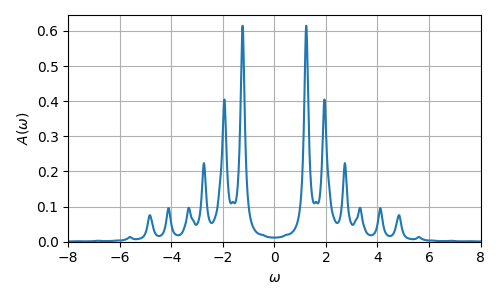

Reproduce this figure in Python.
# coding: utf-8
#
# This code is part of exactdiag.
#
# Copyright (c) 2022, Dylan Jones

import numpy as np
import matplotlib.pyplot as plt
import exactdiag as ed


def main():
    model = ed.models.HubbardModel.chain(num_sites=7, inter=4.0, beta=10.0).hf()

    z = np.linspace(-8, +8, 1001) + 1e-1j
    gf = ed.gf_lehmann(model, z, i=3, sigma=ed.UP)[0]

    fig, ax = plt.subplots()
    ax.plot(z.real, -gf.imag / np.pi)
    ax.grid()
    ax.set_ylim(0, None)
    ax.set_xlim(z[0].real, z[-1].real)
    ax.set_xlabel(r"$\omega$")
    ax.set_ylabel(r"$A(\omega)$")
    fig.set_size_inches((5, 3))
    fig.tight_layout()
    fig.savefig("hubbard_gf.png")
    plt.show()


if __name__ == "__main__":
    main()
